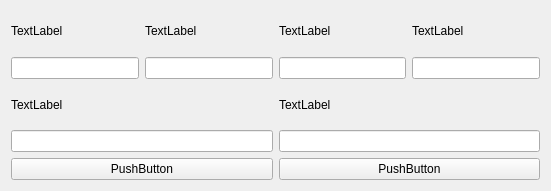
<?xml version="1.0" encoding="UTF-8"?>
<ui version="4.0">
 <class>AxisZeroCoordinationDialog</class>
 <widget class="QWidget" name="AxisZeroCoordinationDialog">
  <property name="geometry">
   <rect>
    <x>0</x>
    <y>0</y>
    <width>551</width>
    <height>191</height>
   </rect>
  </property>
  <property name="windowTitle">
   <string>AxisZeroCoordinationDialog</string>
  </property>
  <layout class="QVBoxLayout" name="verticalLayout">
   <item>
    <layout class="QGridLayout" name="gridLayout">
     <item row="0" column="2">
      <widget class="QLabel" name="label_3">
       <property name="text">
        <string>TextLabel</string>
       </property>
      </widget>
     </item>
     <item row="0" column="0">
      <widget class="QLabel" name="label">
       <property name="text">
        <string>TextLabel</string>
       </property>
      </widget>
     </item>
     <item row="1" column="1">
      <widget class="QLineEdit" name="lineEdit_2"/>
     </item>
     <item row="1" column="0">
      <widget class="QLineEdit" name="lineEdit"/>
     </item>
     <item row="0" column="3">
      <widget class="QLabel" name="label_5">
       <property name="text">
        <string>TextLabel</string>
       </property>
      </widget>
     </item>
     <item row="1" column="3">
      <widget class="QLineEdit" name="lineEdit_4"/>
     </item>
     <item row="0" column="1">
      <widget class="QLabel" name="label_2">
       <property name="text">
        <string>TextLabel</string>
       </property>
      </widget>
     </item>
     <item row="1" column="2">
      <widget class="QLineEdit" name="lineEdit_3"/>
     </item>
    </layout>
   </item>
   <item>
    <layout class="QGridLayout" name="gridLayout_2" columnstretch="0,0">
     <item row="1" column="0">
      <widget class="QLineEdit" name="lineEdit_6"/>
     </item>
     <item row="1" column="1">
      <widget class="QLineEdit" name="lineEdit_7"/>
     </item>
     <item row="0" column="1">
      <widget class="QLabel" name="label_7">
       <property name="text">
        <string>TextLabel</string>
       </property>
      </widget>
     </item>
     <item row="0" column="0">
      <widget class="QLabel" name="label_6">
       <property name="text">
        <string>TextLabel</string>
       </property>
      </widget>
     </item>
    </layout>
   </item>
   <item>
    <layout class="QHBoxLayout" name="horizontalLayout">
     <item>
      <widget class="QPushButton" name="pushButton">
       <property name="text">
        <string>PushButton</string>
       </property>
      </widget>
     </item>
     <item>
      <widget class="QPushButton" name="pushButton_2">
       <property name="text">
        <string>PushButton</string>
       </property>
      </widget>
     </item>
    </layout>
   </item>
  </layout>
 </widget>
 <layoutdefault spacing="6" margin="11"/>
 <resources/>
 <connections/>
</ui>
